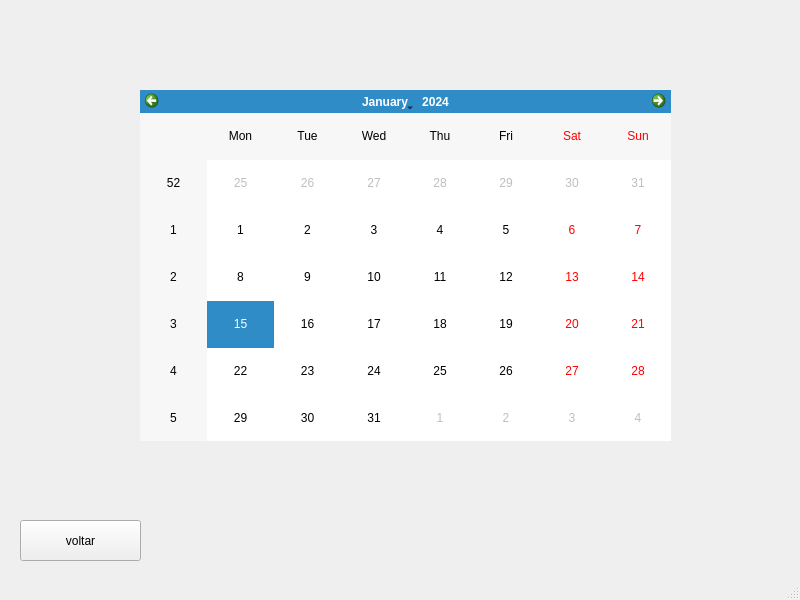
<?xml version="1.0" encoding="UTF-8"?>
<ui version="4.0">
 <class>MainWindow</class>
 <widget class="QMainWindow" name="MainWindow">
  <property name="geometry">
   <rect>
    <x>0</x>
    <y>0</y>
    <width>800</width>
    <height>600</height>
   </rect>
  </property>
  <property name="windowTitle">
   <string>MainWindow</string>
  </property>
  <widget class="QWidget" name="centralwidget">
   <widget class="QPushButton" name="pushButton">
    <property name="geometry">
     <rect>
      <x>20</x>
      <y>520</y>
      <width>121</width>
      <height>41</height>
     </rect>
    </property>
    <property name="text">
     <string>voltar</string>
    </property>
   </widget>
   <widget class="QCalendarWidget" name="calendarWidget">
    <property name="geometry">
     <rect>
      <x>140</x>
      <y>90</y>
      <width>531</width>
      <height>351</height>
     </rect>
    </property>
   </widget>
  </widget>
  <widget class="QStatusBar" name="statusbar"/>
 </widget>
 <resources/>
 <connections/>
</ui>
